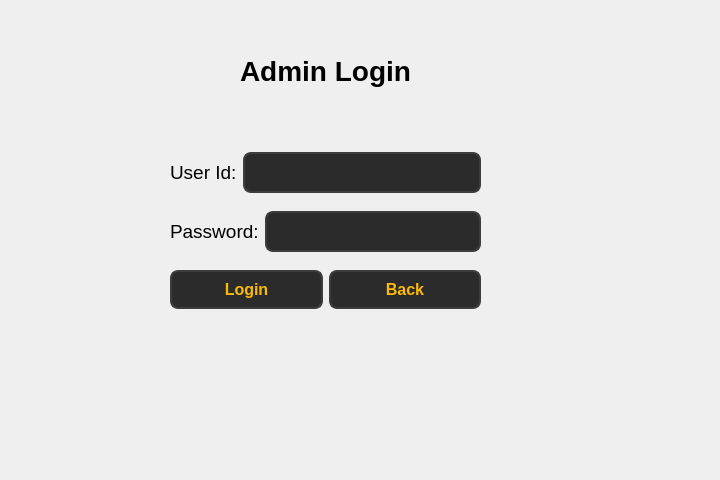
<?xml version="1.0" encoding="UTF-8"?>
<ui version="4.0">
 <class>Form</class>
 <widget class="QWidget" name="Form">
  <property name="geometry">
   <rect>
    <x>0</x>
    <y>0</y>
    <width>720</width>
    <height>480</height>
   </rect>
  </property>
  <property name="windowTitle">
   <string>Form</string>
  </property>
  <widget class="QLabel" name="label">
   <property name="geometry">
    <rect>
     <x>240</x>
     <y>50</y>
     <width>171</width>
     <height>41</height>
    </rect>
   </property>
   <property name="font">
    <font>
     <pointsize>21</pointsize>
     <bold>true</bold>
    </font>
   </property>
   <property name="text">
    <string>Admin Login</string>
   </property>
  </widget>
  <widget class="QWidget" name="layoutWidget">
   <property name="geometry">
    <rect>
     <x>170</x>
     <y>140</y>
     <width>311</width>
     <height>181</height>
    </rect>
   </property>
   <layout class="QVBoxLayout" name="verticalLayout">
    <item>
     <layout class="QHBoxLayout" name="horizontalLayout">
      <item>
       <widget class="QLabel" name="label_2">
        <property name="font">
         <font>
          <pointsize>14</pointsize>
         </font>
        </property>
        <property name="text">
         <string>User Id:</string>
        </property>
       </widget>
      </item>
      <item>
       <widget class="QLineEdit" name="lineEdit">
        <property name="styleSheet">
         <string notr="true">QLineEdit {
        background-color: #2b2b2b;  /* Dark background */
        color: #fcba03;  /* Text color */
        border: 2px solid #3d3d3d;  /* Border color */
        border-radius: 8px;  /* Rounded corners */
        padding: 8px;  /* Padding inside the input field */
        font-size: 16px;  /* Font size */
        font-weight: bold;  /* Bold font */
    }

    QLineEdit:hover {
        background-color: #3d3d3d;  /* Background when hovered */
        border: 2px solid #fcba03;  /* Border color when hovered */
    }

    QLineEdit:focus {
        background-color: #1a1a1a;  /* Background when focused */
        border: 2px solid #fcba03;  /* Border color when focused */
        color: #ffffff;  /* Text color when focused */
    }</string>
        </property>
       </widget>
      </item>
     </layout>
    </item>
    <item>
     <layout class="QHBoxLayout" name="horizontalLayout_2">
      <item>
       <widget class="QLabel" name="label_3">
        <property name="font">
         <font>
          <pointsize>14</pointsize>
         </font>
        </property>
        <property name="text">
         <string>Password:</string>
        </property>
       </widget>
      </item>
      <item>
       <widget class="QLineEdit" name="lineEdit_2">
        <property name="styleSheet">
         <string notr="true">QLineEdit {
        background-color: #2b2b2b;  /* Dark background */
        color: #fcba03;  /* Text color */
        border: 2px solid #3d3d3d;  /* Border color */
        border-radius: 8px;  /* Rounded corners */
        padding: 8px;  /* Padding inside the input field */
        font-size: 16px;  /* Font size */
        font-weight: bold;  /* Bold font */
    }

    QLineEdit:hover {
        background-color: #3d3d3d;  /* Background when hovered */
        border: 2px solid #fcba03;  /* Border color when hovered */
    }

    QLineEdit:focus {
        background-color: #1a1a1a;  /* Background when focused */
        border: 2px solid #fcba03;  /* Border color when focused */
        color: #ffffff;  /* Text color when focused */
    }</string>
        </property>
        <property name="echoMode">
         <enum>QLineEdit::EchoMode::Password</enum>
        </property>
       </widget>
      </item>
     </layout>
    </item>
    <item>
     <layout class="QHBoxLayout" name="horizontalLayout_3">
      <item>
       <widget class="QPushButton" name="pushButton_6">
        <property name="styleSheet">
         <string notr="true">QPushButton {
        background-color: #2b2b2b;  
        color: #fcba03;              
        border: 2px solid #3d3d3d;      
        border-radius: 8px;          
        padding: 8px 16px;            
        font-size: 16px;            
        font-weight: bold;
    
    }

    QPushButton:hover {
        background-color: #fcba03;
		 color: #000000;
        border: 2px solid #5a5a5a;    
    }

    QPushButton:pressed {
        background-color: #1a1a1a;      
        border: 2px solid #2b2b2b;      
    }</string>
        </property>
        <property name="text">
         <string>Login</string>
        </property>
       </widget>
      </item>
      <item>
       <widget class="QPushButton" name="pushButton_5">
        <property name="styleSheet">
         <string notr="true">QPushButton {
        background-color: #2b2b2b;  
        color: #fcba03;              
        border: 2px solid #3d3d3d;      
        border-radius: 8px;          
        padding: 8px 16px;            
        font-size: 16px;            
        font-weight: bold;
    
    }

    QPushButton:hover {
        background-color: #fcba03;
		 color: #000000;
        border: 2px solid #5a5a5a;    
    }

    QPushButton:pressed {
        background-color: #1a1a1a;      
        border: 2px solid #2b2b2b;      
    }</string>
        </property>
        <property name="text">
         <string>Back</string>
        </property>
       </widget>
      </item>
     </layout>
    </item>
   </layout>
  </widget>
 </widget>
 <resources/>
 <connections/>
</ui>
